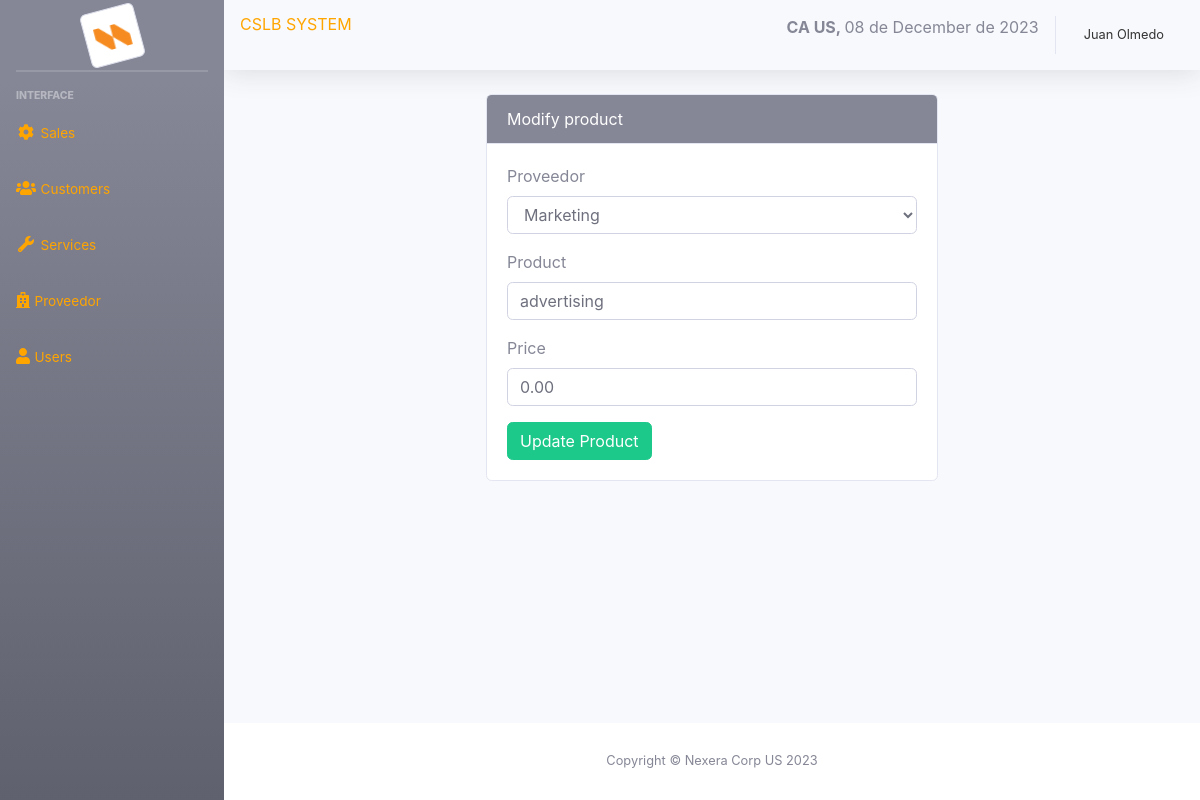
/sistema/editar_producto.php?id=8 (signed in), run on the app's committed database.
### tables this page shows
CREATE TABLE `producto` (
  `codproducto` int(11) NOT NULL,
  `descripcion` varchar(200) NOT NULL,
  `proveedor` int(11) NOT NULL,
  `precio` decimal(10,2) NOT NULL,
  `existencia` int(11) NOT NULL,
  `usuario_id` int(11) NOT NULL
);

CREATE TABLE `proveedor` (
  `codproveedor` int(11) NOT NULL,
  `proveedor` varchar(100) NOT NULL,
  `contacto` varchar(100) NOT NULL,
  `telefono` int(11) NOT NULL,
  `direccion` varchar(100) NOT NULL,
  `usuario_id` int(11) NOT NULL
);

### sistema/editar_producto.php (the view, shortened to what this page needs)
<?php
include_once "includes/header.php";
include "../conexion.php";
if (empty($_REQUEST['id'])) {
  header("Location: lista_productos.php");
} else {
  $id_producto = $_REQUEST['id'];
  $query_producto = mysqli_query($conexion, "SELECT p.codproducto, p.descripcion, p.precio, pr.codproveedor, pr.proveedor FROM producto p INNER JOIN proveedor pr ON p.proveedor = pr.codproveedor WHERE p.codproducto = $id_producto");
  $result_producto = mysqli_num_rows($query_producto);
  if ($result_producto > 0) {
    $data_producto = mysqli_fetch_assoc($query_producto);
  } else {
    header("Location: lista_productos.php");
  }
}
?>
<div class="container-fluid">
  <div class="row">
    <div class="col-lg-6 m-auto">
      <div class="card">
        <div class="card-header bg-secondary text-white">
        Modify product
        </div>
        <div class="card-body">
          <form action="" method="post">
            <div class="form-group">
              <label for="nombre">Proveedor</label>
              <select id="proveedor" name="proveedor" class="form-control">
                <option value="<?php echo $data_producto['codproveedor']; ?>" selected><?php echo $data_producto['proveedor']; ?></option>
              </select>
            </div>
            <div class="form-group">
              <label for="producto">Product</label>
              <input type="text" class="form-control" placeholder="Enter product name" name="producto" id="producto" value="<?php echo $data_producto['descripcion']; ?>">
            </div>
            <div class="form-group">
              <label for="precio">Price</label>
              <input type="text" placeholder="Enter price" class="form-control" name="precio" id="precio" value="<?php echo $data_producto['precio']; ?>">
            </div>
            <input type="submit" value="Update Product" class="btn btn-success">
          </form>
        </div>
      </div>
    </div>
  </div>
</div>
</div>
<?php include_once "includes/footer.php"; ?>

### data on the page
producto: proveedor "Marketing", producto "advertising", precio "0.00"

### other printed values
fechaPeru() "08 de December de 2023"
$_SESSION['nombre'] "Juan Olmedo"
